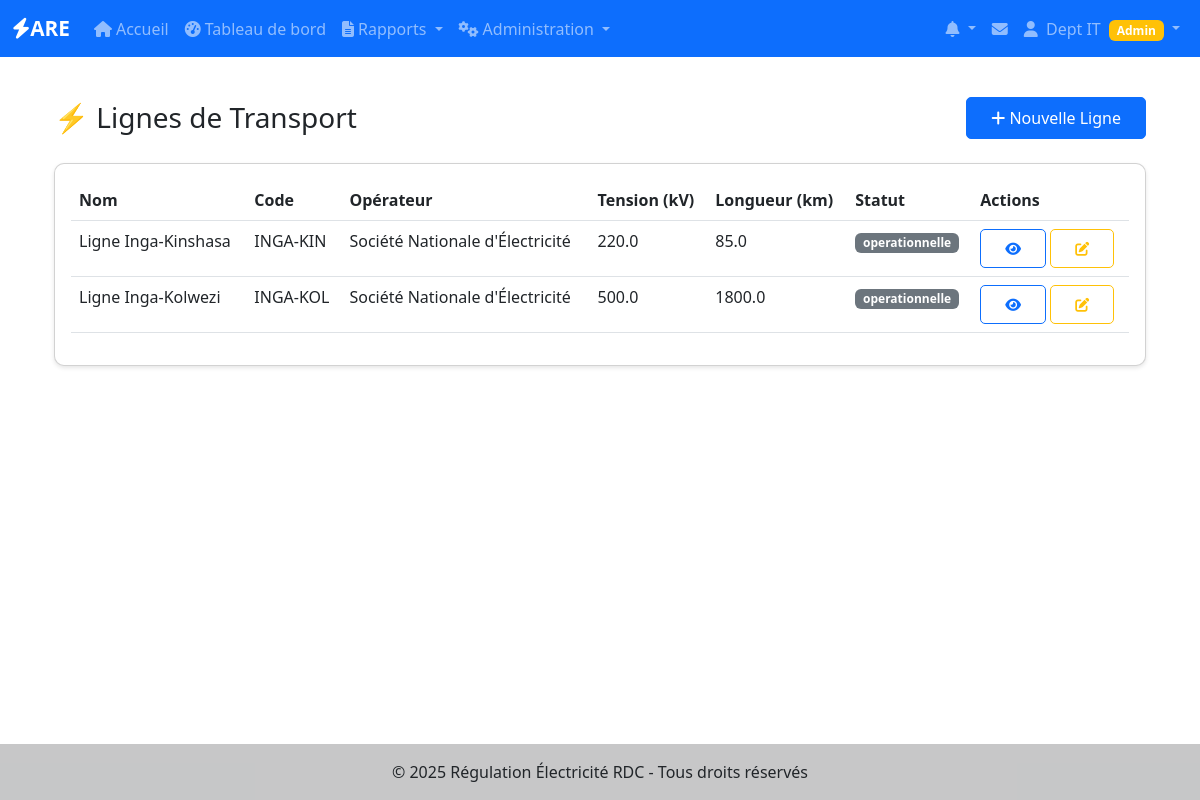
Screenshot of /transport/lignes (signed in) with the database file from the repository.
### app/models/utilisateurs.py (models this page shows, shortened)
class User(UserMixin, BaseModel):
    __tablename__ = 'users'
    username = db.Column(db.String(80), unique=True, nullable=False, index=True)
    email = db.Column(db.String(120), unique=True, nullable=False, index=True)
    password_hash = db.Column(db.String(128), nullable=False)
    nom = db.Column(db.String(100))
    prenom = db.Column(db.String(100))
    role = db.Column(db.Enum('super_admin', 'admin_operateur', 'utilisateur_operateur'),
                    default='utilisateur_operateur', nullable=False)
    operateur_id = db.Column(db.Integer, db.ForeignKey('operateurs.id'), nullable=True)
    is_active = db.Column(db.Boolean, default=True, nullable=False)
    telephone = db.Column(db.String(20))
    derniere_connexion = db.Column(db.DateTime)
    operateur = db.relationship('Operateur', backref='users', lazy=True)
    def is_super_admin(self):
        return self.role == 'super_admin'
    def is_admin_operateur(self):
        return self.role == 'admin_operateur'
    def is_admin(self):
        return self.role in ['super_admin', 'admin_operateur']
    def has_permission(self, permission):
        permissions = {
            'super_admin': ['create_operateur', 'edit_operateur', 'delete_operateur',
                           'create_user', 'edit_user', 'delete_user', 'view_all_reports'],
            'admin_operateur': ['edit_own_operateur', 'create_user_operateur',
                               'edit_user_operateur', 'view_own_reports', 'create_reports'],
            'utilisateur_operateur': ['view_own_reports', 'create_reports', 'edit_own_reports']
        }
        return permission in permissions.get(self.role, [])

### app/models/transport.py (models this page shows, shortened)
class LigneTransport(BaseModel):
    __tablename__ = 'lignes_transport'
    operateur_id = Column(Integer, ForeignKey('operateurs.id'), nullable=False)
    nom = Column(String(200), nullable=False, index=True)
    code = Column(String(50), unique=True, nullable=False)
    designation = Column(String(300))
    tension_nominale = Column(Float, nullable=False)  # kV
    longueur_totale = Column(Float)  # km
    nombre_circuits = Column(Integer, default=1)
    type_ligne = Column(String(50))  # aérienne, souterraine, mixte
    poste_depart = Column(String(200))
    poste_arrivee = Column(String(200))
    coordonnees_tracé = Column(JSON)  # Liste de points [lat, lng]
    type_conducteur = Column(String(100))  # ACSR, AAAC, etc.
    section_conducteur = Column(Float)  # mm²
    nombre_conducteurs_par_phase = Column(Integer, default=1)
    capacite_thermique = Column(Float)  # A
    capacite_transport = Column(Float)  # MVA
    type_supports = Column(String(100))  # treillis, béton, bois
    hauteur_moyenne_supports = Column(Float)  # m
    portee_moyenne = Column(Float)  # m
    type_isolateurs = Column(String(100))
    conducteur_terre = Column(Boolean, default=True)
    cable_garde = Column(Boolean, default=False)
    systeme_protection = Column(String(200))
    date_mise_service = Column(DateTime)
    statut = Column(String(50), default='en_service')  # en_service, hors_service, maintenance
    proprietaire = Column(String(200))
    exploitant = Column(String(200))
    taux_indisponibilite = Column(Float, default=0.0)  # %
    nombre_defauts_annuels = Column(Integer, default=0)
    duree_moyenne_coupures = Column(Float, default=0.0)  # minutes
    date_derniere_inspection = Column(DateTime)
    periodicite_inspection = Column(Integer, default=12)  # mois
    date_derniere_maintenance = Column(DateTime)
    observations = Column(Text)
    operateur = relationship("Operateur", back_populates="lignes_transport")
    rapports = relationship("RapportTransport", back_populates="ligne", cascade="all, delete-orphan")
    postes_depart = relationship("PosteTransport", foreign_keys="PosteTransport.ligne_depart_id", back_populates="lignes_depart")
    postes_arrivee = relationship("PosteTransport", foreign_keys="PosteTransport.ligne_arrivee_id", back_populates="lignes_arrivee")

### app/models/operateurs.py (models this page shows, shortened)
class Operateur(BaseModel):
    __tablename__ = 'operateurs'
    nom = db.Column(db.String(200), nullable=False, index=True)
    sigle = db.Column(db.String(50))
    type_operateur = db.Column(db.String(50))  # Production, Transport, Distribution
    adresse = db.Column(db.Text)
    ville = db.Column(db.String(100))
    province = db.Column(db.String(100))
    telephone = db.Column(db.String(20))
    email = db.Column(db.String(120))
    site_web = db.Column(db.String(200))
    numero_licence = db.Column(db.String(100), unique=True)
    date_licence = db.Column(db.Date)
    statut_licence = db.Column(db.String(20), default='active')  # active, suspendue, expirée
    capacite_installee = db.Column(db.Float)  # en MW
    zone_couverture = db.Column(db.Text)
    nombre_clients = db.Column(db.Integer)
    observations = db.Column(db.Text)
    centrales_hydro = db.relationship("CentraleHydro", back_populates="operateur", lazy=True)
    centrales_thermique = db.relationship("CentraleThermique", back_populates="operateur", lazy=True)
    centrales_solaire = db.relationship("CentraleSolaire", back_populates="operateur", lazy=True)
    lignes_transport = db.relationship("LigneTransport", back_populates="operateur", lazy=True)
    postes_transport = db.relationship("PosteTransport", back_populates="operateur", lazy=True)
    reseaux_distribution = db.relationship("ReseauDistribution", back_populates="operateur", lazy=True)

### app/transport/routes.py (the view)
@bp.route('/lignes')
@login_required
def liste_lignes():
    page = request.args.get('page', 1, type=int)
    per_page = request.args.get('per_page', 25, type=int)
    if current_user.is_admin():
        query = LigneTransport.query
        operateurs = Operateur.query.filter_by(actif=True).all()
    else:
        query = LigneTransport.query.filter_by(operateur_id=current_user.operateur_id)
        operateurs = [current_user.operateur] if current_user.operateur else []
    operateur_id = request.args.get('operateur_id', type=int)
    if operateur_id:
        query = query.filter_by(operateur_id=operateur_id)
    statut = request.args.get('statut')
    if statut:
        query = query.filter_by(statut=statut)
    tension = request.args.get('tension', type=float)
    if tension:
        query = query.filter_by(tension_nominale=tension)
    sort_by = request.args.get('sort', 'nom')
    sort_order = request.args.get('order', 'asc')
    if hasattr(LigneTransport, sort_by):
        column = getattr(LigneTransport, sort_by)
        if sort_order == 'desc':
            query = query.order_by(column.desc())
        else:
            query = query.order_by(column.asc())
    lignes_paginated = query.filter_by(actif=True).paginate(
        page=page, per_page=per_page, error_out=False
    )
    return render_template('transport/lignes/liste.html',
                         lignes=lignes_paginated,
                         operateurs=operateurs)

### app/templates/transport/lignes/liste.html (shortened to what this page needs)
{% extends "base.html" %}
{% block content %}
<div class="container-fluid">
    <div class="row">
        <div class="col-12">
            <div class="d-flex justify-content-between align-items-center mb-4">
                <h1 class="h3 mb-0">⚡ Lignes de Transport</h1>
                {% if current_user.is_admin() %}
                <a href="{{ url_for('transport.nouvelle_ligne') }}" class="btn btn-primary">
                    <i class="fas fa-plus"></i> Nouvelle Ligne
                </a>
                {% endif %}
            </div>
        </div>
    </div>
    <div class="row">
        <div class="col-12">
            <div class="card">
                <div class="card-body">
                    {% if lignes %}
                    <div class="table-responsive">
                        <table class="table table-hover">
                            <thead>
                                <tr>
                                    <th>Nom</th>
                                    <th>Code</th>
                                    <th>Opérateur</th>
                                    <th>Tension (kV)</th>
                                    <th>Longueur (km)</th>
                                    <th>Statut</th>
                                    <th>Actions</th>
                                </tr>
                            </thead>
                            <tbody>
                                {% for ligne in lignes %}
                                <tr>
                                    <td>{{ ligne.nom }}</td>
                                    <td>{{ ligne.code }}</td>
                                    <td>{{ ligne.operateur.nom if ligne.operateur else '-' }}</td>
                                    <td>{{ ligne.tension_nominale or '-' }}</td>
                                    <td>{{ ligne.longueur_totale or '-' }}</td>
                                    <td>
                                        {% if ligne.statut == 'en_service' %}
                                            <span class="badge bg-success">En service</span>
                                        {% elif ligne.statut == 'hors_service' %}
                                            <span class="badge bg-danger">Hors service</span>
                                        {% elif ligne.statut == 'maintenance' %}
                                            <span class="badge bg-warning">Maintenance</span>
                                        {% else %}
                                            <span class="badge bg-secondary">{{ ligne.statut }}</span>
                                        {% endif %}
                                    </td>
                                    <td>
                                        <a href="{{ url_for('transport.detail_ligne', id=ligne.id) }}"
                                           class="btn btn-sm btn-outline-primary" title="Voir détails">
                                            <i class="fas fa-eye"></i>
                                        </a>
                                        {% if current_user.is_admin() %}
                                        <a href="{{ url_for('transport.modifier_ligne', id=ligne.id) }}"
                                           class="btn btn-sm btn-outline-warning" title="Modifier">
                                            <i class="fas fa-edit"></i>
                                        </a>
                                        {% endif %}
                                    </td>
                                </tr>
                                {% endfor %}
                            </tbody>
                        </table>
                    </div>
                    {% endif %}
                </div>
            </div>
        </div>
    </div>
</div>
{% endblock %}

### app/templates/base.html (shortened to what this page needs)
<!DOCTYPE html>
<html lang="fr">
<head>
    <link href="https://cdn.jsdelivr.net/npm/bootstrap@5.3.0/dist/css/bootstrap.min.css" rel="stylesheet">
    <link rel="stylesheet" href="https://cdnjs.cloudflare.com/ajax/libs/font-awesome/6.4.0/css/all.min.css">
    <link rel="stylesheet" href="{{ url_for('static', filename='css/style.css') }}">
</head>
<body>
    <nav class="navbar navbar-expand-lg navbar-dark bg-primary">
        <div class="container-fluid">
            <a class="navbar-brand" href="{{ url_for('main.index') }}">
                <i class="fas fa-bolt"></i>ARE
            </a>
            <div class="collapse navbar-collapse" id="navbarNav">
                <ul class="navbar-nav me-auto">
                    <li class="nav-item">
                        <a class="nav-link" href="{{ url_for('main.index') }}">
                            <i class="fas fa-home me-1"></i>Accueil
                        </a>
                    </li>
                    {% if current_user.is_authenticated %}
                    <li class="nav-item">
                        <a class="nav-link" href="{{ url_for('are_dashboard.index') }}">
                            <i class="fas fa-tachometer-alt me-1"></i>Tableau de bord
                        </a>
                    </li>
                    <li class="nav-item dropdown">
                        <a class="nav-link dropdown-toggle" href="#" id="rapportsDropdown" role="button" data-bs-toggle="dropdown">
                            <i class="fas fa-file-alt me-1"></i>Rapports
                        </a>
                    </li>
                    {% if current_user.is_super_admin() or current_user.is_admin_operateur() %}
                    <li class="nav-item dropdown">
                        <a class="nav-link dropdown-toggle" href="#" id="adminDropdown" role="button" data-bs-toggle="dropdown">
                            <i class="fas fa-cogs me-1"></i>Administration
                        </a>
                    </li>
                    {% endif %}
                    {% endif %}
                </ul>
                <ul class="navbar-nav">
                    {% if current_user.is_authenticated %}
                    {% from 'components/notifications.html' import dropdown_notifications %}
                    {{ dropdown_notifications() }}
                    <li class="nav-item dropdown">
                        <a class="nav-link position-relative" href="{{ url_for('notifications.messages') }}" title="Messagerie">
                            <i class="fas fa-envelope"></i>
                        </a>
                    </li>
                    <li class="nav-item dropdown">
                        <a class="nav-link dropdown-toggle" href="#" id="userDropdown" role="button" data-bs-toggle="dropdown">
                            <i class="fas fa-user me-1"></i>
                            {{ current_user.prenom or current_user.username }}
                            {% if current_user.is_super_admin() %}
                                <span class="badge bg-danger ms-1">Super Admin</span>
                            {% elif current_user.is_admin_operateur() %}
                                <span class="badge bg-warning ms-1">Admin</span>
                            {% endif %}
                        </a>
                    </li>
                    {% endif %}
                </ul>
            </div>
        </div>
    </nav>
    <main class="container my-4">
        {% block content %}{% endblock %}
    </main>
    <footer class="bg-light text-center text-lg-start mt-5">
        <div class="text-center p-3" style="background-color: rgba(0, 0, 0, 0.2);">
            © 2025 Régulation Électricité RDC - Tous droits réservés
        </div>
    </footer>
</body>
</html>

### app/static/css/style.css (style rules this page uses)
:root { --primary-color: #0d6efd; --secondary-color: #6c757d; --success-color: #198754; --danger-color: #dc3545; --warning-color: #ffc107; --info-color: #0dcaf0; }
body { min-height: 100vh; display: flex; flex-direction: column; }
main { flex: 1; }
.navbar-brand { font-weight: bold; font-size: 1.3rem; }
.card { border-radius: 10px; box-shadow: 0 2px 4px rgba(0,0,0,0.1); transition: transform 0.2s; }
.table { background-color: white; }
.table thead { background-color: var(--primary-color); color: white; }
.btn { border-radius: 5px; padding: 0.5rem 1.5rem; }
.btn-primary { background-color: var(--primary-color); border-color: var(--primary-color); }
footer { margin-top: auto; }

### rows the page displays
User: prenom "Dept IT"
LigneTransport: nom "Ligne Inga-Kinshasa", code "INGA-KIN", operateur "Société Nationale d'Électricité", tension_nominale "220.0", longueur_totale "85.0", statut "operationnelle"
LigneTransport: nom "Ligne Inga-Kolwezi", code "INGA-KOL", operateur "Société Nationale d'Électricité", tension_nominale "500.0", longueur_totale "1800.0", statut "operationnelle"
